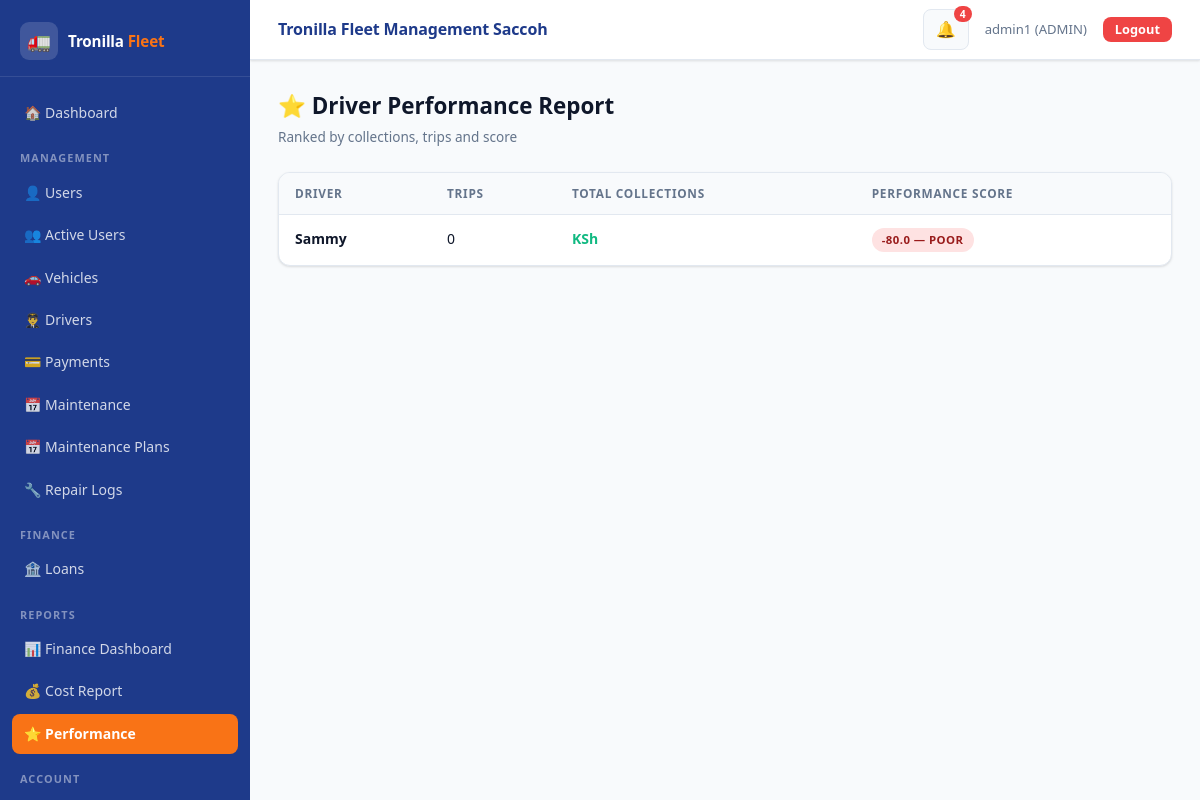
Page /reports/performance/ (signed in) on the earlier database version.
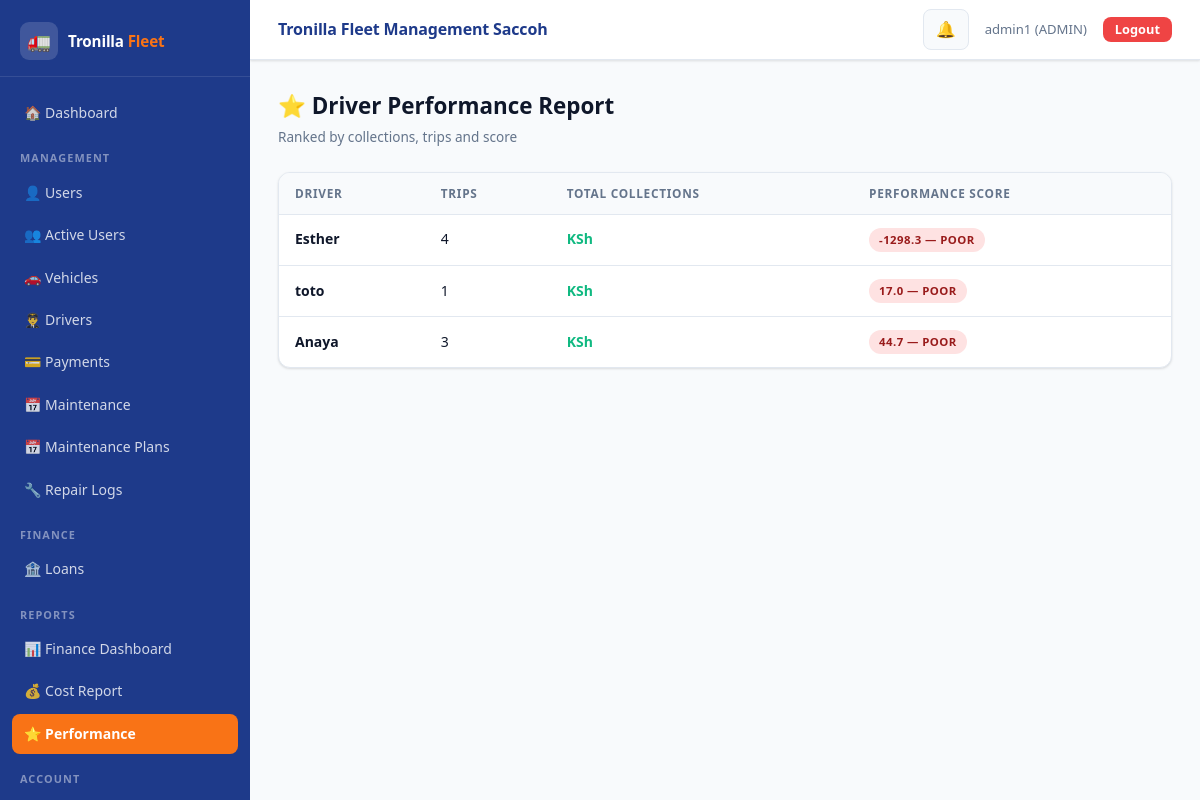
Same page on the later database version.
### accounts/models.py (models this page shows, shortened)
class User(AbstractUser):
    ROLE_CHOICES = (
        ('ADMIN', 'Admin'),
        ('DRIVER', 'Driver'),
    )
    role = models.CharField(
        max_length=10,
        choices=ROLE_CHOICES,
        default='DRIVER'
    )
    phone_number = models.CharField(
        max_length=15,
        blank=True,
        null=True,
        unique=True
    )
    is_active_driver = models.BooleanField(default=True)

### reports/views.py (the view)
# urls.py: path('performance/', views.performance_report, name='performance_report'),
@admin_required
def performance_report(request):
    report = get_driver_performance_report()
    return render(request, 'performance_report.html', {
        'report': report
    })

### accounts/permissions.py (called while the page is built)
def admin_required(view_func):
    @wraps(view_func)
    def wrapper(request, *args, **kwargs):
        if request.user.is_authenticated and request.user.role == 'ADMIN':
            response = view_func(request, *args, **kwargs)
            response['Cache-Control'] = 'no-cache, no-store, must-revalidate'
            response['Pragma'] = 'no-cache'
            response['Expires'] = '0'
            return response
        return redirect('login')
    return wrapper

### notifications/context_processors.py (called while the page is built)
def notification_context(request):
    if request.user.is_authenticated:
        notifications = get_user_notifications(request.user)[:10]  # 🔥 limit for navbar
        unread_count = get_unread_count(request.user)
    else:
        notifications = []
        unread_count = 0
    return {
        "notifications": notifications,
        "unread_count": unread_count
    }

### notifications/services.py (called while the page is built)
def get_user_notifications(user):
    return Notification.objects.filter(user=user)

def get_unread_count(user):
    return Notification.objects.filter(
        user=user,
        is_read=False
    ).count()

### reports/templates/performance_report.html (shortened to what this page needs)
{% extends 'base.html' %}
{% block content %}
<div class="page-header">
  <div>
    <div class="page-title">⭐ Driver Performance Report</div>
    <div class="page-sub">Ranked by collections, trips and score</div>
  </div>
</div>
<div class="table-wrap">
  <table>
    <thead>
      <tr>
        <th>Driver</th>
        <th>Trips</th>
        <th>Total Collections</th>
        <th>Performance Score</th>
      </tr>
    </thead>
    <tbody>
      {% for r in report %}
      <tr>
        <td>
          <div style="font-weight:600;">{{ r.driver.username }}</div>
        </td>
        <td>{{ r.trips }}</td>
        <td style="font-weight:700;color:var(--green);">KSh {{ r.total_collections|floatformat:2 }}</td>
        <td>
          {% if r.score >= 80 %}
            <span class="badge-s bs-active">{{ r.score }} — Excellent</span>
          {% elif r.score >= 50 %}
            <span class="badge-s bp-pending">{{ r.score }} — Average</span>
          {% else %}
            <span class="badge-s bs-failed">{{ r.score }} — Poor</span>
          {% endif %}
        </td>
      </tr>
      {% empty %}
      <tr>
        <td colspan="4">
          <div class="empty-state"><div class="ei">📊</div>No performance data available.</div>
        </td>
      </tr>
      {% endfor %}
    </tbody>
  </table>
</div>
{% endblock %}

### accounts/templates/base.html (shortened to what this page needs)
<!DOCTYPE html>
<html lang="en">
{% load static %}
<head>
  <link href="https://cdn.jsdelivr.net/npm/bootstrap@5.3.0/dist/css/bootstrap.min.css" rel="stylesheet">
  <link rel="stylesheet" href="{% static 'css/style.css' %}">
</head>
<body>
<div class="layout-wrap">
  <aside class="sidebar" id="sidebar">
    <div class="sidebar-brand">
      <div class="brand-icon">🚛</div>
      <div class="brand-name">Tronilla <span>Fleet</span></div>
    </div>
    <nav class="sidebar-nav" onclick="handleNavClick(event)">
      {% if request.user.is_authenticated %}
        <a href="{% if request.user.role == 'ADMIN' %}{% url 'admin_dashboard' %}{% else %}{% url 'driver_dashboard' %}{% endif %}">
          🏠 Dashboard
        </a>
        {% if request.user.role == 'ADMIN' %}
          <div class="sidebar-section-label">Management</div>
          <a href="{% url 'user_list' %}">👤 Users</a>
          <a href="{% url 'active_users' %}">👥 Active Users</a>
          <a href="{% url 'vehicle_list' %}">🚗 Vehicles</a>
          <a href="{% url 'driver_list' %}">👨‍✈️ Drivers</a>
          <a href="{% url 'admin_payment_list' %}">💳 Payments</a>
          <a href="{% url 'schedule_list' %}">📅 Maintenance</a>
          <a href="{% url 'maintenance_plans' %}">📅 Maintenance Plans</a>
          <a href="{% url 'repair_logs' %}">🔧 Repair Logs</a>
          <div class="sidebar-section-label">Finance</div>
          <a href="{% url 'loan_list' %}">🏦 Loans</a>
          <div class="sidebar-section-label">Reports</div>
          <a href="{% url 'dashboard' %}">📊 Finance Dashboard</a>
          <a href="{% url 'cost_report' %}">💰 Cost Report</a>
          <a href="{% url 'performance_report' %}">⭐ Performance</a>
        {% endif %}
        <div class="sidebar-section-label">Account</div>
        <a href="{% url 'logout' %}" style="color:#fca5a5;">🚪 Logout</a>
      {% endif %}
    </nav>
  </aside>
  <div class="main-wrap">
    <header class="topbar">
      <div class="topbar-title">Tronilla Fleet Management Saccoh</div>
      <div class="topbar-right">
        {% if request.user.is_authenticated %}
          <div style="position:relative;">
            <button class="notif-btn" id="notif-toggle">
              🔔
              {% if unread_count|default:0 > 0 %}
                <span class="notif-badge" id="notif-badge">{{ unread_count }}</span>
              {% endif %}
            </button>
          </div>
          <span class="topbar-user">{{ request.user.username }} ({{ request.user.role }})</span>
          <a href="{% url 'logout' %}" class="btn btn-danger btn-sm d-md-inline-flex">Logout</a>
        {% endif %}
      </div>
    </header>
    <div class="page-content">
      {% block content %}{% endblock %}
    </div>
  </div>
</div>
</body>
</html>

Differences in the rows shown:
removed User: driver.username "Sammy", trips "0", score "-80.0"
added User: driver.username "Esther", trips "4", score "-1298.3"
added User: driver.username "toto", trips "1", score "17.0"
added User: driver.username "Anaya", trips "3", score "44.7"
Other differences:
{{ unread_count }}: "4" → (not shown)
